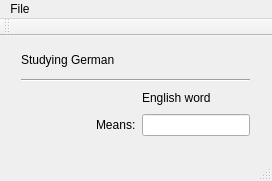
<?xml version="1.0" encoding="UTF-8"?>
<ui version="4.0">
 <class>MainWindow</class>
 <widget class="QMainWindow" name="MainWindow">
  <property name="geometry">
   <rect>
    <x>0</x>
    <y>0</y>
    <width>272</width>
    <height>181</height>
   </rect>
  </property>
  <property name="windowTitle">
   <string>Magistra</string>
  </property>
  <widget class="QWidget" name="centralWidget">
   <widget class="QWidget" name="">
    <property name="geometry">
     <rect>
      <x>10</x>
      <y>0</y>
      <width>251</width>
      <height>111</height>
     </rect>
    </property>
    <layout class="QVBoxLayout" name="verticalLayout">
     <item>
      <layout class="QHBoxLayout" name="horizontalLayout_2">
       <item>
        <widget class="QLabel" name="languageLabel">
         <property name="text">
          <string>Studying German</string>
         </property>
        </widget>
       </item>
       <item>
        <spacer name="horizontalSpacer_3">
         <property name="orientation">
          <enum>Qt::Horizontal</enum>
         </property>
         <property name="sizeHint" stdset="0">
          <size>
           <width>40</width>
           <height>20</height>
          </size>
         </property>
        </spacer>
       </item>
      </layout>
     </item>
     <item>
      <widget class="Line" name="line">
       <property name="orientation">
        <enum>Qt::Horizontal</enum>
       </property>
      </widget>
     </item>
     <item>
      <layout class="QHBoxLayout" name="horizontalLayout">
       <item>
        <spacer name="horizontalSpacer_2">
         <property name="orientation">
          <enum>Qt::Horizontal</enum>
         </property>
         <property name="sizeHint" stdset="0">
          <size>
           <width>40</width>
           <height>20</height>
          </size>
         </property>
        </spacer>
       </item>
       <item>
        <layout class="QGridLayout" name="gridLayout">
         <item row="0" column="0">
          <spacer name="horizontalSpacer">
           <property name="orientation">
            <enum>Qt::Horizontal</enum>
           </property>
           <property name="sizeHint" stdset="0">
            <size>
             <width>20</width>
             <height>20</height>
            </size>
           </property>
          </spacer>
         </item>
         <item row="1" column="0">
          <widget class="QLabel" name="answerLabel">
           <property name="text">
            <string>Means:</string>
           </property>
          </widget>
         </item>
         <item row="0" column="1">
          <widget class="QLabel" name="promptLabel">
           <property name="text">
            <string>English word</string>
           </property>
          </widget>
         </item>
         <item row="1" column="1">
          <widget class="QLineEdit" name="answer"/>
         </item>
        </layout>
       </item>
      </layout>
     </item>
    </layout>
   </widget>
  </widget>
  <widget class="QMenuBar" name="menuBar">
   <property name="geometry">
    <rect>
     <x>0</x>
     <y>0</y>
     <width>272</width>
     <height>23</height>
    </rect>
   </property>
   <widget class="QMenu" name="menuMagistra">
    <property name="title">
     <string>File</string>
    </property>
    <addaction name="actionLoad_Dictionary"/>
   </widget>
   <addaction name="menuMagistra"/>
  </widget>
  <widget class="QToolBar" name="mainToolBar">
   <attribute name="toolBarArea">
    <enum>TopToolBarArea</enum>
   </attribute>
   <attribute name="toolBarBreak">
    <bool>false</bool>
   </attribute>
  </widget>
  <widget class="QStatusBar" name="statusBar"/>
  <action name="actionLoad_Dictionary">
   <property name="text">
    <string>Load Dictionary</string>
   </property>
  </action>
 </widget>
 <layoutdefault spacing="6" margin="11"/>
 <resources/>
 <connections/>
</ui>
